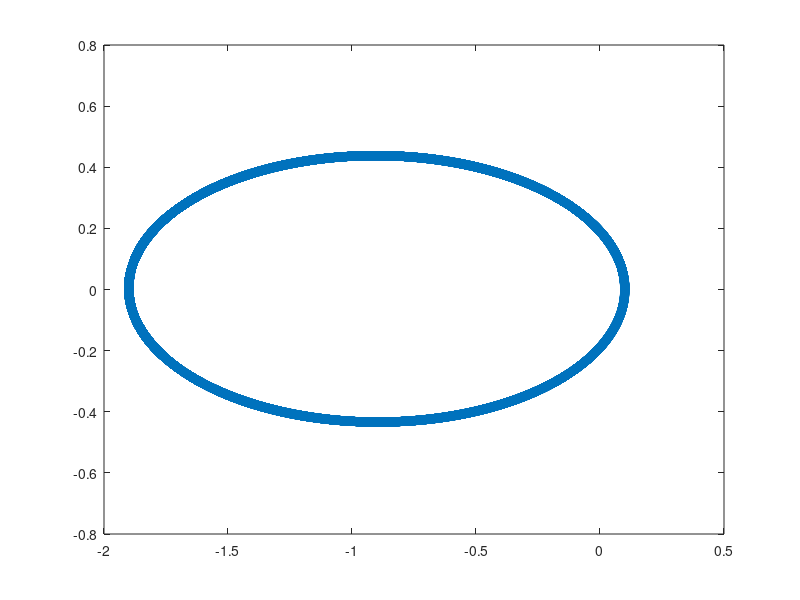

MATLAB code to generate this figure:
clc; clear all; close all;

a = .9; % excentricity, between [0,1)


q0 = [1-a, 0]';
p0 = [0, sqrt((1+a) / (1-a))]';
h = .0001;

q_matrix = [q0]; p_matrix = [p0];
for k = 1:70000
    q_matrix = [q_matrix, q_matrix(:, end) + h.*p_matrix(:, end)];
    p_matrix = [p_matrix, p_matrix(:, end) - h.*q_matrix(:, end)./(norm(q_matrix(:, end)).^3)];
end
plot(q_matrix(1,:)', q_matrix(2,:)', 'o'); axis equal
%% 
clc; clear all; close all;
disp("hi")

a = .9; % excentricity, between [0,1)
q0 = [1-a, 0]';
p0 = [0, sqrt((1+a) / (1-a))]';
h = .0001;

q_matrix = [q0]; p_matrix = [p0];
for k = 1:70000
    q_matrix = [q_matrix, q_matrix(:, end) + h.*p_matrix(:, end)];
    p_matrix = [p_matrix, p_matrix(:, end) - h.*q_matrix(:, end)./(norm(q_matrix(:, end)).^3)];
end
plot(q_matrix(1,:)', q_matrix(2,:)', 'o')
